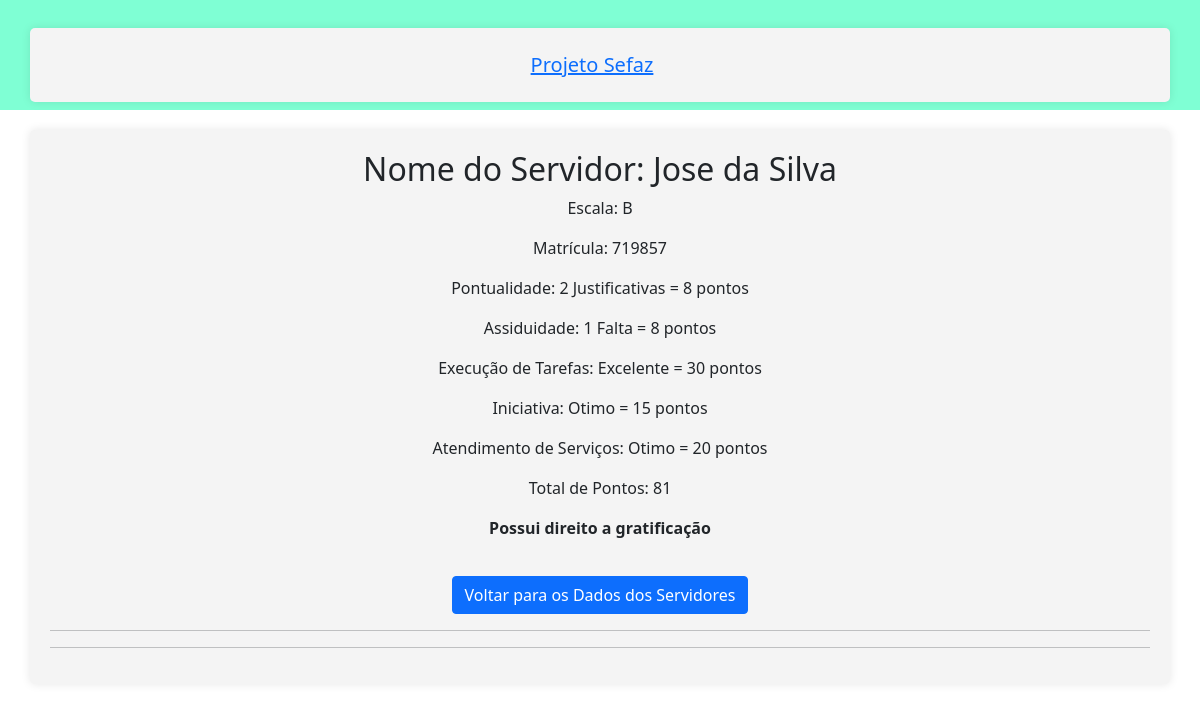
Page /relatorio_servidor/1/ (signed in) on the committed database.
### app_cad_serv/models.py (models this page shows, shortened)
class Servidor(models.Model):
    def validar_nome(value):
        if any(char.isdigit() for char in value):
            raise ValidationError('O nome não pode conter números.')
    def validar_matricula(value):
        if not value.isdigit():
            raise ValidationError('A matrícula deve conter apenas números.')
    ESCALA_CHOICES = [
        ('A', 'A'),
        ('B', 'B'),
        ('C', 'C'),
        ('D', 'D'),
    ]
    PONTUALIDADE_CHOICES = [
        ('Sem Justificativa', 'Sem Justificativa'),
        ('2 Justificativas', '2 Justificativas'),
        ('3 Justificativas', '3 Justificativas'),
        ('5 Justificativas', '5 Justificativas'),
    ]
    ASSIDUIDADE_CHOICES = [
        ('Sem Faltas', 'Sem Faltas'),
        ('1 Falta', '1 Falta'),
        ('2 Faltas', '2 Faltas'),
        ('3 Faltas', '3 Faltas'),
    ]
    EXECUCAO_TAREFAS_CHOICES = [
        ('Excelente', 'Excelente'),
        ('Otimo', 'Ótimo'),
        ('Bom', 'Bom'),
        ('Regular', 'Regular'),
    ]
    INICIATIVA_CHOICES = [
        ('Excelente', 'Excelente'),
        ('Otimo', 'Ótimo'),
        ('Bom', 'Bom'),
        ('Regular', 'Regular'),
    ]
    ATENDIMENTO_SERVICOS_CHOICES = [
        ('Excelente', 'Excelente'),
        ('Otimo', 'Ótimo'),
        ('Bom', 'Bom'),
        ('Regular', 'Regular'),
    ]
    TIPO_ESCALA_CHOICES = [
        ('DIRETA', 'Direta'),
        ('INDIRETA', 'Indireta'),
    ]
    TIPO_MODALIDADE_CHOICES = [
        ('PRESENCIAL', 'Presencial'),
        ('REMOTO', 'Remoto'),
    ]
    nome = models.CharField(max_length=100, null=False, default='', validators=[validar_nome])
    escala = models.CharField(max_length=10, choices=ESCALA_CHOICES)
    tipo_escala = models.CharField(max_length=10, choices=TIPO_ESCALA_CHOICES, default='')
    matricula = models.CharField(max_length=10, null=False, default='', unique=True, validators=[validar_matricula])
    pontualidade = models.CharField(max_length=50, choices=PONTUALIDADE_CHOICES)
    assiduidade = models.CharField(max_length=10, choices=ASSIDUIDADE_CHOICES)
    execucao_tarefas = models.CharField(max_length=10, choices=EXECUCAO_TAREFAS_CHOICES)
    iniciativa = models.CharField(max_length=10, choices=INICIATIVA_CHOICES)
    atendimento_servicos = models.CharField(max_length=10, choices=ATENDIMENTO_SERVICOS_CHOICES)
    total_pontos = models.IntegerField(default=0)
    gratificacao_pontos = models.IntegerField(default=0)
    tipo_modalidade = models.CharField(max_length=10,choices=TIPO_MODALIDADE_CHOICES, default='')
    mes_referencia = models.CharField(max_length=20, default='')

### app_cad_serv/views.py (the view)
# urls.py: path('relatorio_servidor/<int:servidor_id>/', views.relatorio_servidor, name='relatorio_servidor'),
@login_required
def relatorio_servidor(request, servidor_id):
    servidor = Servidor.objects.get(pk=servidor_id)
    pontos_pontualidade = calcular_pontos_pontualidade(servidor.pontualidade)
    pontos_assiduidade = calcular_pontos_assiduidade(servidor.assiduidade)
    pontos_exec_tarefas = calcular_pontos_exec_tarefas(servidor.execucao_tarefas)
    pontos_iniciativa = calcular_pontos_iniciativa(servidor.iniciativa)
    pontos_atendimento_servicos = calcular_pontos_atendimento_servicos(servidor.atendimento_servicos)
    return render(request, 'servidores/relatorio_servidor.html', {
        'servidor': servidor,
        'pontos_pontualidade': pontos_pontualidade,
        'pontos_assiduidade': pontos_assiduidade,
        'pontos_exec_tarefas': pontos_exec_tarefas,
        'pontos_iniciativa': pontos_iniciativa,
        'pontos_atendimento_servicos': pontos_atendimento_servicos,
    })

### app_cad_serv/views.py (called while the page is built)
def calcular_pontos_pontualidade(pontualidade):
    pontualidade = pontualidade.lower()
    if pontualidade == "sem justificativa":
        return 10
    elif pontualidade == "2 justificativas":
        return 8
    elif pontualidade == "3 justificativas":
        return 4
    elif pontualidade == "5 justificativas":
        return 2
    else:
        return 0

def calcular_pontos_assiduidade(assiduidade):
    assiduidade = assiduidade.lower()
    if assiduidade == "sem faltas":
        return 10
    elif assiduidade == "1 falta":
        return 8
    elif assiduidade == "2 faltas":
        return 4
    elif assiduidade == "3 faltas":
        return 2
    else:
        return 0

def calcular_pontos_exec_tarefas(execucao_tarefas):
    execucao_tarefas = execucao_tarefas.lower()
    if execucao_tarefas == "excelente":
        return 30
    elif execucao_tarefas == "otimo":
        return 20
    elif execucao_tarefas == "bom":
        return 15
    elif execucao_tarefas == "regular":
        return 10
    else:
        return 0

def calcular_pontos_iniciativa(iniciativa):
    iniciativa = iniciativa.lower()
    if iniciativa == "excelente":
        return 20
    elif iniciativa == "otimo":
        return 15
    elif iniciativa == "bom":
        return 10
    elif iniciativa == "regular":
        return 5
    else:
        return 0

def calcular_pontos_atendimento_servicos(atendimento_servicos):
    atendimento_servicos = atendimento_servicos.lower()
    if atendimento_servicos == "excelente":
        return 30
    elif atendimento_servicos == "otimo":
        return 20
    elif atendimento_servicos == "bom":
        return 15
    elif atendimento_servicos == "regular":
        return 10
    else:
        return 0

### app_cad_serv/templates/servidores/relatorio_servidor.html (shortened to what this page needs)
<!doctype html>
<html lang="en">
<head>
    <link href="https://cdn.jsdelivr.net/npm/bootstrap@5.0.2/dist/css/bootstrap.min.css" rel="stylesheet">
</head>
<body>
<nav style="background-color: aquamarine !important;" class="navbar navbar-light bg-light">
    <div class="container text-center">
        <span class="navbar-brand mb-0 h1"><a href="{% url 'home' %}"> Projeto Sefaz </a></span>
    </div>
</nav>
<div class="container text-center">
    <h2>Nome do Servidor: {{ servidor.nome }}</h2>
    <p>Escala: {{ servidor.escala }}</p>
    <p>Matrícula: {{ servidor.matricula }}</p>
    <p>Pontualidade: {{ servidor.pontualidade }} = {{ pontos_pontualidade }} pontos</p>
    <p>Assiduidade: {{ servidor.assiduidade }} = {{ pontos_assiduidade }} pontos</p>
    <p>Execução de Tarefas: {{ servidor.execucao_tarefas }} = {{ pontos_exec_tarefas }} pontos</p>
    <p>Iniciativa: {{ servidor.iniciativa }} = {{ pontos_iniciativa }} pontos</p>
    <p>Atendimento de Serviços: {{ servidor.atendimento_servicos }} = {{ pontos_atendimento_servicos }} pontos</p>
    <p>Total de Pontos: {{ servidor.total_pontos }}</p>
    {% if servidor.total_pontos > 15 %}
        <p><strong>Possui direito a gratificação</strong></p>
    {% else %}
        <p><strong>Não possui direito a gratificação</strong></p>
    {% endif %}
    <a href="{% url 'dados_servidor' %}" class="btn btn-primary btn-back">Voltar para os Dados dos Servidores</a>
    <hr>
    <hr>
</div>
</body>
</body>
</html>

### app_cad_serv/templates/servidores/relatorio_servidor.html (style rules this page uses)
.navbar-brand { text-align: center; width: 100%; }
.container { background-color: #f4f4f4; padding: 20px; border-radius: 5px; box-shadow: 0 0 10px rgba(0, 0, 0, 0.1); margin-top: 20px; }
.btn-back { margin-top: 20px; }

### rows in the picture
Servidor: nome "Jose da Silva", escala "B", matricula "719857", pontualidade "2 Justificativas", assiduidade "1 Falta", execucao_tarefas "Excelente", iniciativa "Otimo", atendimento_servicos "Otimo", total_pontos "81"

### other values in the picture
{{ pontos_pontualidade }} "8"
{{ pontos_assiduidade }} "8"
{{ pontos_exec_tarefas }} "30"
{{ pontos_iniciativa }} "15"
{{ pontos_atendimento_servicos }} "20"
